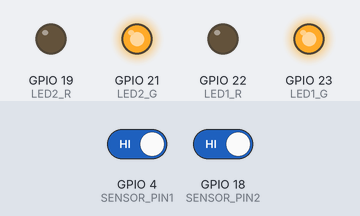
The program below on a simulated ESP32. On the bench: output pins drawn as LEDs (lit = HIGH). Inputs (shaded band) come from the test bench; at power-on: GPIO 4 (SENSOR_PIN1) HIGH, GPIO 18 (SENSOR_PIN2) HIGH. WiFi joins after 1.5 s; servers stay silent unless stated; what the program prints to the serial monitor is not drawn.

Above: at 3.0 s.
3.1 s: GPIO 4 (SENSOR_PIN1) driven LOW
At 4.3 s:
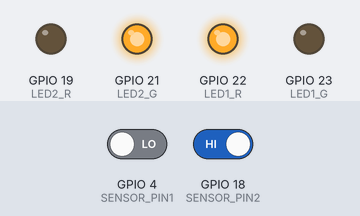
5.4 s: GPIO 18 (SENSOR_PIN2) driven LOW
At 7.1 s:
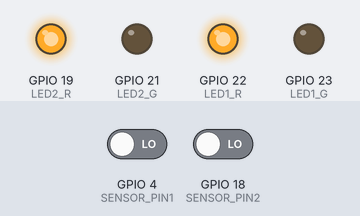
7.6 s: GPIO 4 (SENSOR_PIN1) driven HIGH
At 8.6 s:
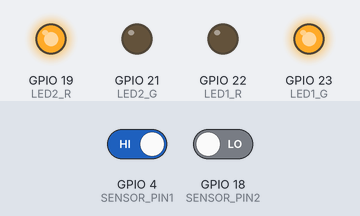
9.8 s: GPIO 18 (SENSOR_PIN2) driven HIGH
At 11.3 s:
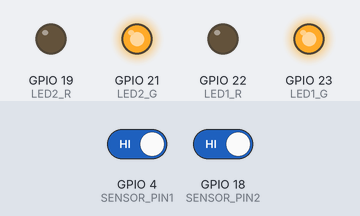
Timing chart, 0 to 12.8 s (numbered marks = the images above; inputs shaded):
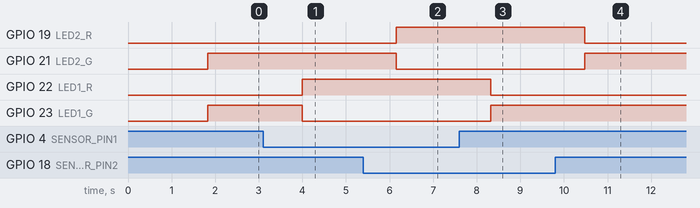

Measured:
- after the input at 3.1 s, GPIO 22 (LED1_R): LOW → HIGH after 0.89 s; GPIO 23 (LED1_G): HIGH → LOW after 0.89 s
- after the input at 5.4 s, GPIO 19 (LED2_R): LOW → HIGH after 0.76 s; GPIO 21 (LED2_G): HIGH → LOW after 0.76 s
- after the input at 7.6 s, GPIO 22 (LED1_R): HIGH → LOW after 0.72 s; GPIO 23 (LED1_G): LOW → HIGH after 0.72 s
- after the input at 9.8 s, GPIO 19 (LED2_R): HIGH → LOW after 0.68 s; GPIO 21 (LED2_G): LOW → HIGH after 0.68 s

The program:

main.cpp
```cpp
#include <Arduino.h>
#include <WiFi.h>
#include <Firebase_ESP_Client.h>
#include "addons/TokenHelper.h"
#include "addons/RTDBHelper.h"

// ===== Wi-Fi =====
#define WIFI_SSID     "YOUR_SSID"
#define WIFI_PASSWORD "YOUR_PASSWORD"

// ===== Firebase =====
#define API_KEY "AIzaSyCrf9T1DPBQpXv16LCn1pz63z7M_NXH1-Y"
#define PROJECT_ID "sua-vaga-8e99e"
String parkingLotId = "3";
String spotId1 = "A1";
String spotId2 = "A2";

#define SENSOR_PIN1 4
#define SENSOR_PIN2 18

#define LED1_R 22
#define LED1_G 23

#define LED2_R 19
#define LED2_G 21

FirebaseData fbdo;
FirebaseAuth auth;
FirebaseConfig config;

//começa como livre
bool lastFree1 = true;
bool lastFree2 = true;

void updateLed(bool free, int pinR, int pinG) {
  if (free) {
    // Livre = Verde
    digitalWrite(pinR, LOW);
    digitalWrite(pinG, HIGH);
  } else {
    // Ocupado = Vermelho
    digitalWrite(pinR, HIGH);
    digitalWrite(pinG, LOW);
  }
}


void updateSpotStatus(String &spotId, bool free) {
  // Cria o payload no formato exato que o Firestore espera usando concat
  String payload = "{";
  payload.concat("\"fields\": {");
  payload.concat("\"layout\": {");
  payload.concat("\"mapValue\": {");
  payload.concat("\"fields\": {");
  payload.concat("\"spots\": {");
  payload.concat("\"mapValue\": {");
  payload.concat("\"fields\": {");
  payload.concat("\"");
  payload.concat(spotId);
  payload.concat("\": {");
  payload.concat("\"mapValue\": {");
  payload.concat("\"fields\": {");
  payload.concat("\"status\": {");
  payload.concat("\"booleanValue\": ");
  payload.concat(free ? "true" : "false");
  payload.concat("}");
  payload.concat("}"); // fields do spot
  payload.concat("}"); // mapValue do spot
  payload.concat("}"); // spot
  payload.concat("}"); // fields do spots
  payload.concat("}"); // mapValue do spots
  payload.concat("}"); // spots
  payload.concat("}"); // fields do layout
  payload.concat("}"); // mapValue do layout
  payload.concat("}"); // layout
  payload.concat("}"); // fields
  payload.concat("}"); // final


  Serial.println("Payload enviado:");
  Serial.println(payload);

  String docPath = "parkingLots/";
  docPath.concat(parkingLotId);

  String mask = "layout.spots.";
  mask.concat(spotId);
  mask.concat(".status");

  if (Firebase.Firestore.patchDocument(&fbdo, PROJECT_ID, "", docPath.c_str(), payload.c_str(), mask.c_str())) {
    Serial.printf("Firestore OK: %s -> %s\n", spotId.c_str(), free ? "LIVRE(true)" : "OCUPADA(false)");
  } else {
    Serial.printf("Erro Firestore (%s): %s\n", spotId.c_str(), fbdo.errorReason().c_str());
    Serial.printf("Resposta completa: %s\n", fbdo.payload().c_str());
  }
}


void setup() {
  Serial.begin(115200);

  pinMode(SENSOR_PIN1, INPUT);
  pinMode(SENSOR_PIN2, INPUT);

  pinMode(LED1_R, OUTPUT);
  pinMode(LED1_G, OUTPUT);
  pinMode(LED2_R, OUTPUT);
  pinMode(LED2_G, OUTPUT);

  Serial.printf("Conectando ao Wi-Fi: %s\n", WIFI_SSID);
  WiFi.begin(WIFI_SSID, WIFI_PASSWORD);
  while (WiFi.status() != WL_CONNECTED) {
    delay(300);
    Serial.print(".");
  }
  Serial.println("\nWi-Fi conectado!");

  config.api_key = API_KEY;

  if (Firebase.signUp(&config, &auth, "", "")) {
    Serial.println("Login anônimo OK");
  } else {
    Serial.printf("Falha no signup: %s\n", config.signer.signupError.message.c_str());
  }

  Firebase.begin(&config, &auth);
  Firebase.reconnectWiFi(true);

  // Força primeira escrita
  //low = detectando eltromagnetismo, ou seja, ocupado, com carro
  bool occupied1 = (digitalRead(SENSOR_PIN1) == LOW); //se está low, ou seja ocupado, occupied vai ser true
  bool occupied2 = (digitalRead(SENSOR_PIN2) == LOW);
  lastFree1 = !occupied1;
  lastFree2 = !occupied2;
  updateSpotStatus(spotId1, lastFree1);
  updateSpotStatus(spotId2, lastFree2);

  updateLed(lastFree1, LED1_R, LED1_G);
  updateLed(lastFree2, LED2_R, LED2_G);
}

void loop() {
  bool occupied1 = (digitalRead(SENSOR_PIN1) == LOW);
  bool occupied2 = (digitalRead(SENSOR_PIN2) == LOW);

  bool free1 = !occupied1;
  bool free2 = !occupied2;

  Serial.printf("S1: %s | S2: %s\n", free1 ? "free(true)" : "OCUPADA(false)",
                                     free2 ? "free(true)" : "OCUPADA(false)");

  if (free1 != lastFree1) {
    lastFree1 = free1;
    updateSpotStatus(spotId1, free1);
    updateLed(free1, LED1_R, LED1_G);
  }
  if (free2 != lastFree2) {
    lastFree2 = free2;
    updateSpotStatus(spotId2, free2);
    updateLed(free2, LED2_R, LED2_G);
  }

  delay(1000);
}
```
